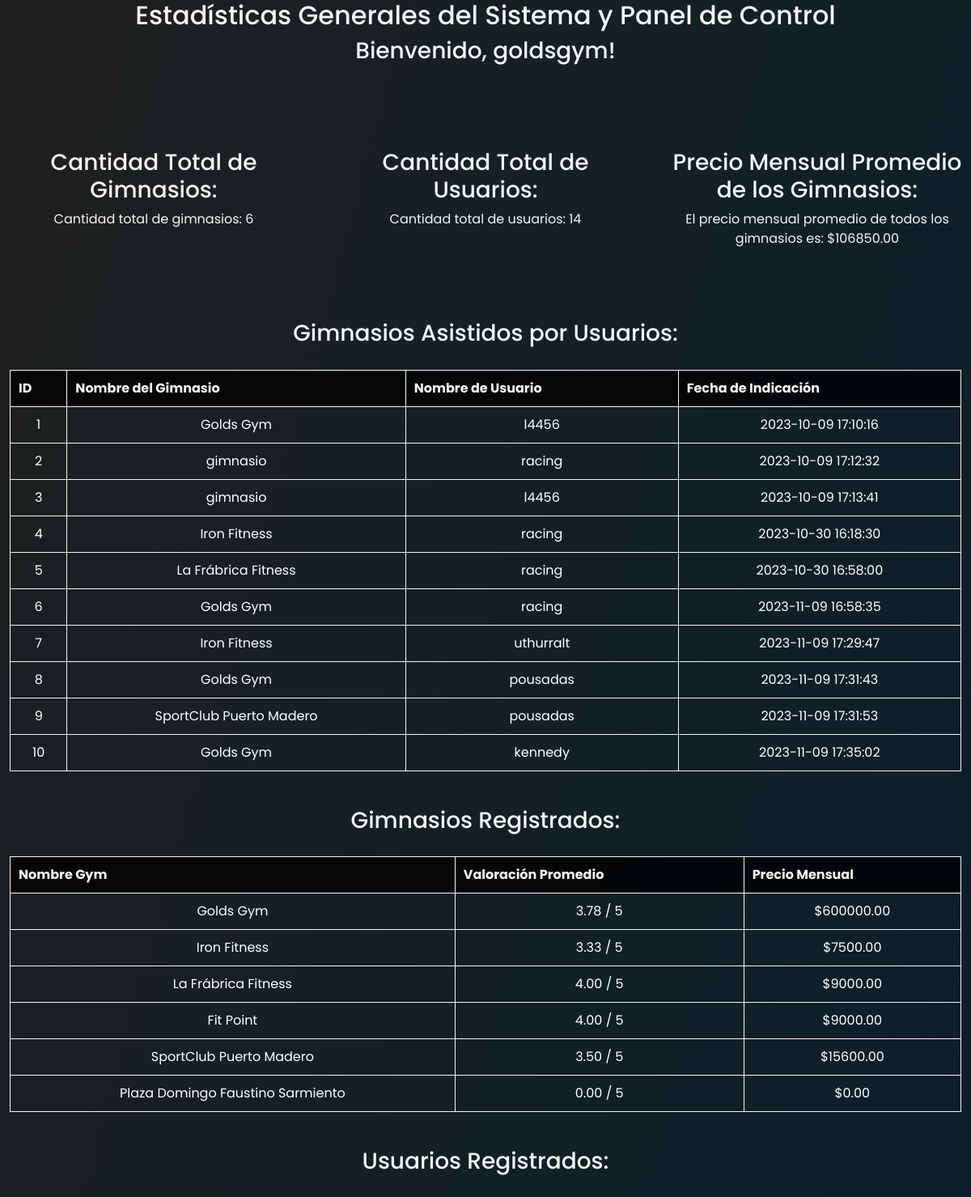
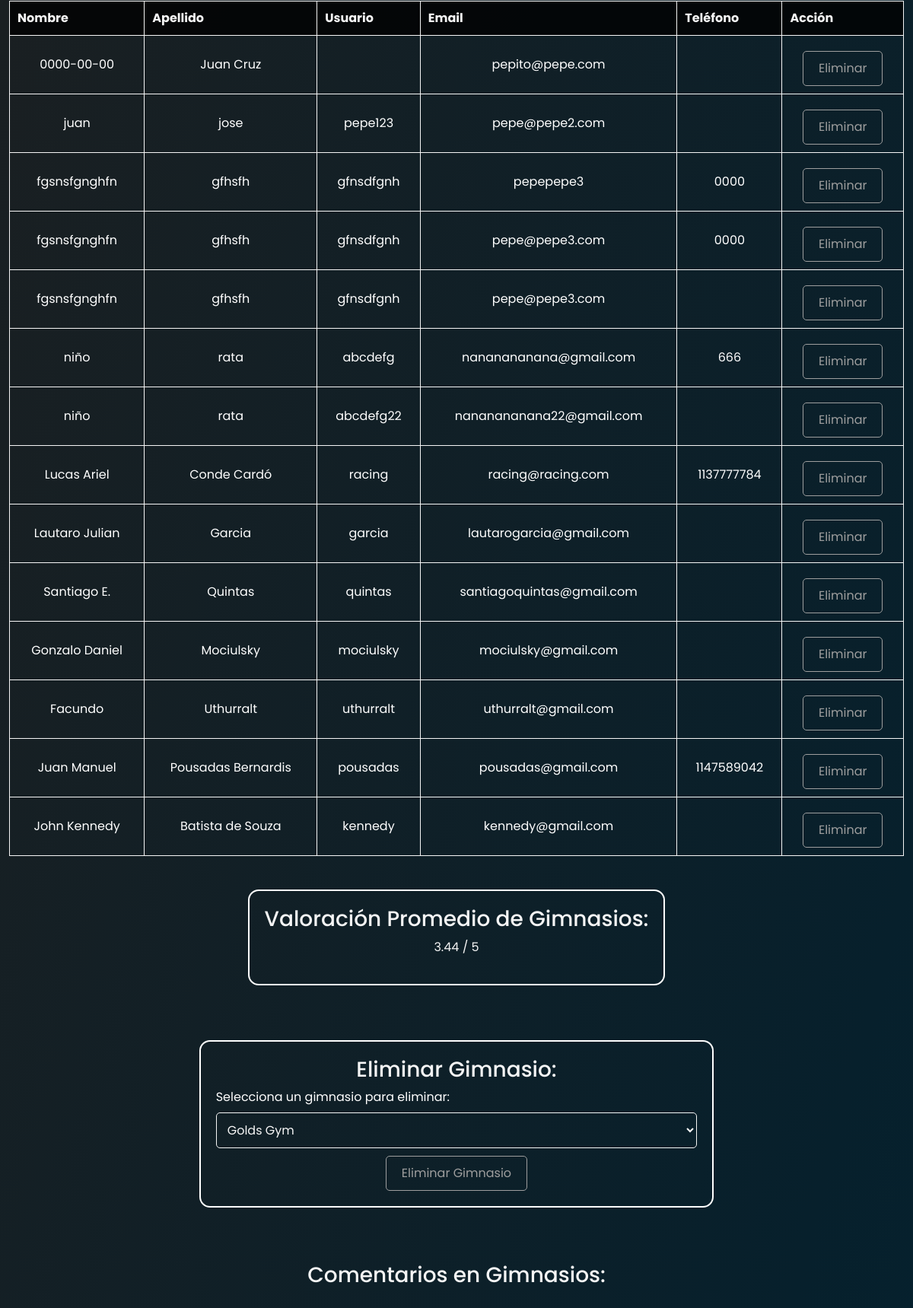
The page /Proyecto/login/admin.php (signed in, upper part) on the database its author committed (2 pictures, top to bottom).
### tables this page shows
CREATE TABLE `usuarios_gimnasios` (
  `id` int(11) NOT NULL,
  `nombregym` varchar(255) NOT NULL,
  `usuario` varchar(255) NOT NULL,
  `fecha_indicacion` timestamp NOT NULL DEFAULT current_timestamp()
);

CREATE TABLE `gimnasio` (
  `id_gym` int(11) NOT NULL,
  `servicios` text NOT NULL,
  `horario` varchar(256) NOT NULL,
  `valoracion` float NOT NULL,
  `nombregym` varchar(256) NOT NULL,
  `email` varchar(256) NOT NULL,
  `user` varchar(256) NOT NULL,
  `nombre` varchar(256) NOT NULL,
  `apellido` varchar(256) NOT NULL,
  `equipamiento` text NOT NULL,
  `contra` varchar(256) NOT NULL,
  `mensualidad` varchar(256) NOT NULL,
  `dia` varchar(256) NOT NULL,
  `foto` text NOT NULL,
  `cuil` varchar(256) NOT NULL,
  `direccion` varchar(256) NOT NULL,
  `telefono` varchar(256) NOT NULL,
  `descripcion` text NOT NULL,
  `maps` text NOT NULL,
  `foto1` text NOT NULL,
  `foto2` text NOT NULL,
  `foto3` text NOT NULL,
  `foto4` text NOT NULL,
  `foto5` text NOT NULL
);

CREATE TABLE `usuario` (
  `id_user` int(11) NOT NULL,
  `nombre` varchar(256) NOT NULL,
  `apellido` varchar(256) NOT NULL,
  `email` varchar(256) NOT NULL,
  `contra` varchar(129) NOT NULL,
  `user` varchar(129) NOT NULL,
  `telefono` varchar(22) NOT NULL,
  `foto` text NOT NULL
);

### Proyecto/login/admin.php (the view, shortened to what this page needs)
<?php
$conn = mysqli_connect("localhost","root","","gym_nexus");
$user = $_SESSION['user'];
?>
<!DOCTYPE html>
<html lang="es">
<head>
    <link rel="stylesheet" href="admin__css.css">
    <link rel="stylesheet" href="https://maxcdn.bootstrapcdn.com/bootstrap/4.5.2/css/bootstrap.min.css">
    <link rel="stylesheet" href="https://cdnjs.cloudflare.com/ajax/libs/font-awesome/5.15.4/css/all.min.css">
</head>
<body style="color:white; font-family: 'Poppins', sans-serif;">
    <h2>Estadísticas Generales del Sistema y Panel de Control</h2>
    <h3>Bienvenido, <?php echo $user; ?>!</h3>
<br><br><br><br>
    <div class="row">
        <div class="col">
    <h3>Cantidad Total de Gimnasios:</h3>
    <?php
    $sqlTotalGimnasios = "SELECT COUNT(*) AS total_gimnasios FROM gimnasio";
    $resultTotalGimnasios = $conn->query($sqlTotalGimnasios);
    if ($resultTotalGimnasios->num_rows > 0) {
        $rowTotalGimnasios = $resultTotalGimnasios->fetch_assoc();
        $totalGimnasios = $rowTotalGimnasios['total_gimnasios'];
        echo "<p>Cantidad total de gimnasios: " . $totalGimnasios . "</p>";
    } else {
        echo "No se encontraron gimnasios registrados.";
    }
    ?>
</div>
<div class="col">
    <h3>Cantidad Total de Usuarios:</h3>
    <?php
    $sqlTotalUsuarios = "SELECT COUNT(*) AS total_usuarios FROM usuario";
    $resultTotalUsuarios = $conn->query($sqlTotalUsuarios);
    if ($resultTotalUsuarios->num_rows > 0) {
        $rowTotalUsuarios = $resultTotalUsuarios->fetch_assoc();
        $totalUsuarios = $rowTotalUsuarios['total_usuarios'];
        echo "<p>Cantidad total de usuarios: " . $totalUsuarios . "</p>";
    } else {
        echo "No se encontraron usuarios registrados.";
    }
    ?>
</div>
<div class="col">
<h3>Precio Mensual Promedio de los Gimnasios:</h3>
<?php
$sqlPrecioMensualPromedio = "SELECT AVG(mensualidad) AS precio_promedio FROM gimnasio";
$resultPrecioMensualPromedio = $conn->query($sqlPrecioMensualPromedio);
if ($resultPrecioMensualPromedio->num_rows > 0) {
    $rowPrecioMensualPromedio = $resultPrecioMensualPromedio->fetch_assoc();
    $precioPromedioMensual = number_format($rowPrecioMensualPromedio['precio_promedio'], 2, '.', '');
    echo "<p>El precio mensual promedio de todos los gimnasios es: $" . $precioPromedioMensual . "</p>";
} else {
    echo "No se encontraron datos de precios mensuales en los gimnasios.";
}
?></div>
</div><br><br><br>
<h3>Gimnasios Asistidos por Usuarios:</h3>
<?php
$sqlGimnasiosAsistidos = "SELECT * FROM usuarios_gimnasios";
$resultGimnasiosAsistidos = $conn->query($sqlGimnasiosAsistidos);
if ($resultGimnasiosAsistidos->num_rows > 0) {
    echo "<table border='1' style='width: 98%;'>
            <tr>
                <th>ID</th>
                <th>Nombre del Gimnasio</th>
                <th>Nombre de Usuario</th>
                <th>Fecha de Indicación</th>
            </tr>";
    while ($row = $resultGimnasiosAsistidos->fetch_assoc()) {
        echo "<tr>";
        echo "<td>" . $row["id"] . "</td>";
        echo "<td>" . $row["nombregym"] . "</td>";
        echo "<td>" . $row["usuario"] . "</td>";
        echo "<td>" . $row["fecha_indicacion"] . "</td>";
        echo "</tr>";
    }
    echo "</table>";
} else {
    echo "No se encontraron registros de gimnasios asistidos por usuarios.";
}
?>
<br>
    <h3>Gimnasios Registrados:</h3>
    <?php
    $sqlConsulta = "SELECT * FROM gimnasio";
    $result = $conn->query($sqlConsulta);
    if ($result->num_rows > 0) {
        echo "<table border='1' style='width: 98%;'>
                <tr>
                    <th>Nombre Gym</th>
                    <th>Valoración Promedio</th>
                    <th>Precio Mensual</th>
                </tr>";
        while ($row = $result->fetch_assoc()) {
            $nombregym = $row["nombregym"];
            $consultaValoracionPromedio = "SELECT AVG(puntuacion) AS promedio FROM puntuaciones WHERE nombregym = '$nombregym'";
            $resultadoValoracionPromedio = mysqli_query($conn, $consultaValoracionPromedio);
            $filaValoracionPromedio = mysqli_fetch_assoc($resultadoValoracionPromedio);
            $valoracionPromedio = $filaValoracionPromedio['promedio'];
            $consultaPrecioMensualPromedio = "SELECT AVG(mensualidad) AS promedio FROM gimnasio WHERE nombregym = '$nombregym'";
            $resultadoPrecioMensualPromedio = mysqli_query($conn, $consultaPrecioMensualPromedio);
            $filaPrecioMensualPromedio = mysqli_fetch_assoc($resultadoPrecioMensualPromedio);
            $precioMensualPromedio = $filaPrecioMensualPromedio['promedio'];
            echo "<tr>";
            echo "<td>" . $nombregym . "</td>";
            echo "<td>" . number_format($valoracionPromedio, 2, '.', '') . " / 5</td>";
            echo "<td>$" . number_format($precioMensualPromedio, 2, '.', '') . "</td>";
            echo "</tr>";
        }
        echo "</table>";
    } else {
        echo "No se encontraron gimnasios registrados.";
    }
    ?>
    <br>
    <h3>Usuarios Registrados:</h3>
    <?php
    $sqlConsultaUsuario = "SELECT * FROM usuario";
    $resultUsuario = $conn->query($sqlConsultaUsuario);
    if ($resultUsuario->num_rows > 0) {
        echo "<table border='1' style='width: 98%;'>
                <tr>
                    <th>Nombre</th>
                    <th>Apellido</th>
                    <th>Usuario</th>
                    <th>Email</th>
                    <th>Teléfono</th>
                    <th>Acción</th>
                </tr>";
        while ($row = $resultUsuario->fetch_assoc()) {
            echo "<tr>";
            echo "<td>" . $row["nombre"] . "</td>";
            echo "<td>" . $row["apellido"] . "</td>";
            echo "<td>" . $row["user"] . "</td>";
            echo "<td>" . $row["email"] . "</td>";
            echo "<td>" . $row["telefono"] . "</td>";
            echo "<td><form method='post' action=''>
                    <input type='hidden' name='eliminar_usuario' value='" . $row["id_user"] . "'>
                    <input type='submit' value='Eliminar'>
                </form></td>";
            echo "</tr>";
        }
        echo "</table>";
    } else {
        echo "No se encontraron usuarios registrados.";
    }
    ?>
<br>
    <div id="valgympromedio">
    <h3>Valoración Promedio de Gimnasios:</h3>
    <?php
    $sqlPromedioValoracion = "SELECT AVG(puntuacion) AS promedio FROM puntuaciones";
    $resultPromedioValoracion = $conn->query($sqlPromedioValoracion);
    if ($resultPromedioValoracion->num_rows > 0) {
        $rowPromedioValoracion = $resultPromedioValoracion->fetch_assoc();
        $promedioValoracion = number_format($rowPromedioValoracion['promedio'], 2, '.', '');
        echo "<p> " . $promedioValoracion . " / 5</p>";
    } else {
        echo "No se encontraron valoraciones.";
    }
    ?></div>
    <br><br><br>
    <div id="eliminargym">
    <h3>Eliminar Gimnasio:</h3>
    <form method="POST" action="">
        <label for="eliminar_gimnasio">Selecciona un gimnasio para eliminar:</label>
        <select name="eliminar_gimnasio" id="eliminar_gimnasio">
            <?php
            $result = $conn->query($sqlConsulta);
            while ($row = $result->fetch_assoc()) {
                echo "<option value='" . $row['id_gym'] . "'>" . $row['nombregym'] . "</option>";
            }
            ?>
        </select>
        <div style="text-align:center;">
        <input type="submit" value="Eliminar Gimnasio">
        </div>
    </form>
    </div>
    <br><br><br>
<h3>Comentarios en Gimnasios:</h3>
</body>
</html>

### Proyecto/login/admin__css.css (style rules this page uses)
::after { padding: 0; margin: 0; box-sizing: border-box; }
body { font-family: 'Poppins', sans-serif; background-image: linear-gradient( to bottom right, rgb(31, 31, 31) 0%, rgb(7, 32, 44) 40%, rgb(0, 35, 51) 60%, rgb(32, 32, 32) 90% ); background-size: 200% 200%; min-height: 100vh; display: flex; flex-direction: column; align-items: center; justify-content: center; animation: movimiento 5s linear infinite alternate; }
#valgympromedio { border: 2px solid white; border-radius: 14px; padding: 20px; }
#eliminargym { border: 2px solid white; border-radius: 14px; padding: 20px; }
select option { color: black !important; }
h2, h3 { color: whitesmoke; text-align: center; margin: 20px 0; }
h3 { font-size: 20px; }
p { color: whitesmoke; text-align: center; font-size: 16px; }
table { width: 100%; border-collapse: collapse; margin: 20px auto; }
table, th, td { border: 1px solid whitesmoke; }
th, td { padding: 10px; text-align: center; }
th { background-color: rgba(0, 0, 0, 0.8); color: whitesmoke; }
select { width: 100%; padding: 10px; border: 1px solid whitesmoke; border-radius: 5px; background-color: transparent; color: whitesmoke; }
input[type="submit"] { background-color: transparent; color: rgb(158, 158, 158); border: 1px solid rgb(158, 158, 158); padding: 10px 20px; border-radius: 5px; cursor: pointer; transition: all 0.5s ease; margin-top: 10px; }

### rows shown on the page
usuarios_gimnasios: id "1", nombregym "Golds Gym", usuario "l4456", fecha_indicacion "2023-10-09 17:10:16"
usuarios_gimnasios: id "2", nombregym "gimnasio", usuario "racing", fecha_indicacion "2023-10-09 17:12:32"
usuarios_gimnasios: id "3", nombregym "gimnasio", usuario "l4456", fecha_indicacion "2023-10-09 17:13:41"
usuarios_gimnasios: id "4", nombregym "Iron Fitness", usuario "racing", fecha_indicacion "2023-10-30 16:18:30"
usuarios_gimnasios: id "5", nombregym "La Frábrica Fitness", usuario "racing", fecha_indicacion "2023-10-30 16:58:00"
usuarios_gimnasios: id "6", nombregym "Golds Gym", usuario "racing", fecha_indicacion "2023-11-09 16:58:35"
usuarios_gimnasios: id "7", nombregym "Iron Fitness", usuario "uthurralt", fecha_indicacion "2023-11-09 17:29:47"
usuarios_gimnasios: id "8", nombregym "Golds Gym", usuario "pousadas", fecha_indicacion "2023-11-09 17:31:43"
usuarios_gimnasios: id "9", nombregym "SportClub Puerto Madero", usuario "pousadas", fecha_indicacion "2023-11-09 17:31:53"
usuarios_gimnasios: id "10", nombregym "Golds Gym", usuario "kennedy", fecha_indicacion "2023-11-09 17:35:02"
gimnasio: nombregym "Golds Gym", valoracionPromedio "3.78", precioMensualPromedio "600000.00"
gimnasio: nombregym "Iron Fitness", valoracionPromedio "3.33", precioMensualPromedio "7500.00"
gimnasio: nombregym "La Frábrica Fitness", valoracionPromedio "4.00", precioMensualPromedio "9000.00"
gimnasio: nombregym "Fit Point", valoracionPromedio "4.00", precioMensualPromedio "9000.00"
gimnasio: nombregym "SportClub Puerto Madero", valoracionPromedio "3.50", precioMensualPromedio "15600.00"
gimnasio: nombregym "Plaza Domingo Faustino Sarmiento", valoracionPromedio "0.00", precioMensualPromedio "0.00"
usuario: nombre "0000-00-00", apellido "Juan Cruz", email "pepito@pepe.com"
usuario: nombre "juan", apellido "jose", user "pepe123", email "pepe@pepe2.com"
usuario: nombre "fgsnsfgnghfn", apellido "gfhsfh", user "gfnsdfgnh", email "pepepepe3", telefono "0000"
usuario: nombre "fgsnsfgnghfn", apellido "gfhsfh", user "gfnsdfgnh", email "pepe@pepe3.com", telefono "0000"
usuario: nombre "fgsnsfgnghfn", apellido "gfhsfh", user "gfnsdfgnh", email "pepe@pepe3.com"
usuario: nombre "niño", apellido "rata", user "abcdefg", email "nananananana@gmail.com", telefono "666"
usuario: nombre "niño", apellido "rata", user "abcdefg22", email "nananananana22@gmail.com"
usuario: nombre "Lucas Ariel", apellido "Conde Cardó", user "racing", email "racing@racing.com", telefono "1137777784"
usuario: nombre "Lautaro Julian", apellido "Garcia", user "garcia", email "lautarogarcia@gmail.com"
usuario: nombre "Santiago E.", apellido "Quintas", user "quintas", email "santiagoquintas@gmail.com"
usuario: nombre "Gonzalo Daniel", apellido "Mociulsky", user "mociulsky", email "mociulsky@gmail.com"
usuario: nombre "Facundo", apellido "Uthurralt", user "uthurralt", email "uthurralt@gmail.com"
usuario: nombre "Juan Manuel", apellido "Pousadas Bernardis", user "pousadas", email "pousadas@gmail.com", telefono "1147589042"
usuario: nombre "John Kennedy", apellido "Batista de Souza", user "kennedy", email "kennedy@gmail.com"

### other values the page prints
$user "goldsgym"
$totalGimnasios "6"
$totalUsuarios "14"
$precioPromedioMensual "106850.00"
$promedioValoracion "3.44"
form field eliminar_gimnasio "Golds Gym"
